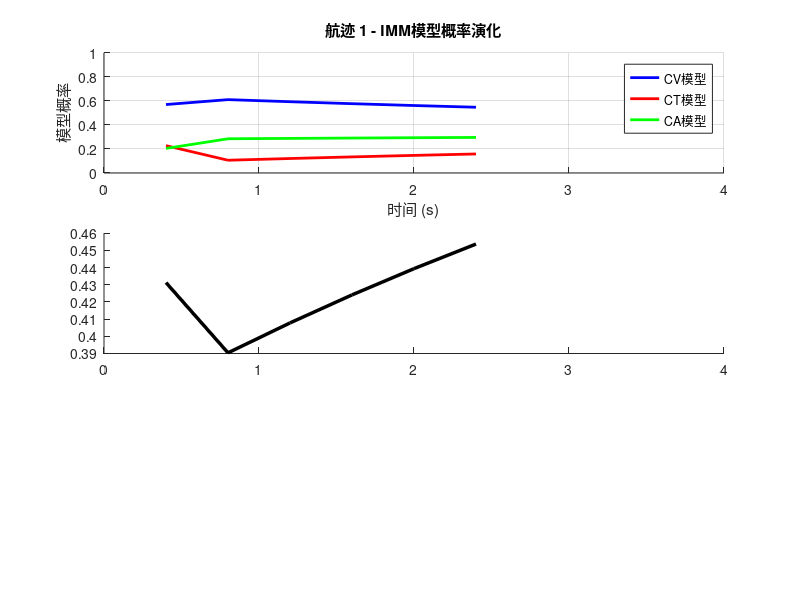

Here is the MATLAB script that generated this plot: (Note: this script raises an error after producing the figure.)
% 自适应过程噪声效果可视化
% 显示IMM模型概率、机动检测和Q增强系数的时间演化

% 加载跟踪结果
load('results/trackingResults.mat');

% 为每个跟踪目标创建可视化
numTracks = length(trackIDs);

for iTrack = 1:numTracks
    trackID = trackIDs(iTrack);
    
    % 提取该航迹的数据
    modelProb = squeeze(modelProbabilities(:, :, iTrack));
    
    % 检查是否有有效数据
    validIdx = ~all(isnan(modelProb), 1);
    if ~any(validIdx)
        fprintf('航迹 %d 无有效数据，跳过\n', trackID);
        continue;
    end
    
    % 重构机动概率和增强系数（基于保存的模型概率重新计算）
    maneuverProb = modelProb(2, :) + modelProb(3, :);  % CT + CA
    
    % 创建图形
    figure('Name', sprintf('航迹 %d - 自适应过程噪声分析', trackID), ...
           'Position', [100, 100, 1200, 800]);
    
    % === 子图1: 三模型概率演化 ===
    subplot(3, 1, 1);
    hold on;
    plot(t, modelProb(1, :), 'b-', 'LineWidth', 2, 'DisplayName', 'CV模型');
    plot(t, modelProb(2, :), 'r-', 'LineWidth', 2, 'DisplayName', 'CT模型');
    plot(t, modelProb(3, :), 'g-', 'LineWidth', 2, 'DisplayName', 'CA模型');
    
    % 标注机动区域（CT+CA > 阈值）
    maneuverThreshold = 0.6;  % 与实际跟踪参数保持一致
    maneuverRegion = maneuverProb > maneuverThreshold;
    
    % 找到机动区间
    maneuverStarts = find(diff([0, maneuverRegion]) == 1);
    maneuverEnds = find(diff([maneuverRegion, 0]) == -1);
    
    ylim([0, 1]);
    yLimits = ylim;
    for k = 1:length(maneuverStarts)
        tStart = t(maneuverStarts(k));
        tEnd = t(maneuverEnds(k));
        fill([tStart, tEnd, tEnd, tStart], ...
             [yLimits(1), yLimits(1), yLimits(2), yLimits(2)], ...
             [1, 0.9, 0.9], 'FaceAlpha', 0.3, 'EdgeColor', 'none', ...
             'DisplayName', '机动检测区域');
    end
    
    xlabel('时间 (s)');
    ylabel('模型概率');
    title(sprintf('航迹 %d - IMM模型概率演化', trackID));
    legend('Location', 'best');
    grid on;
    hold off;
    
    % === 子图2: 机动概率和阈值 ===
    subplot(3, 1, 2);
    hold on;
    plot(t, maneuverProb, 'k-', 'LineWidth', 2.5, 'DisplayName', '机动概率 (CT+CA)');
    yline(maneuverThreshold, 'r--', 'LineWidth', 2, 'DisplayName', '触发阈值');
    yline(maneuverThreshold * 0.7, 'm--', 'LineWidth', 1.5, 'DisplayName', '退出阈值（迟滞）');
    
    % 标注机动区域
    ylim([0, 1]);
    yLimits = ylim;
    for k = 1:length(maneuverStarts)
        tStart = t(maneuverStarts(k));
        tEnd = t(maneuverEnds(k));
        fill([tStart, tEnd, tEnd, tStart], ...
             [yLimits(1), yLimits(1), yLimits(2), yLimits(2)], ...
             [1, 0.9, 0.9], 'FaceAlpha', 0.3, 'EdgeColor', 'none');
    end
    
    xlabel('时间 (s)');
    ylabel('概率');
    title('机动检测逻辑');
    legend('Location', 'best');
    grid on;
    hold off;
    
    % === 子图3: 轨迹对比 ===
    subplot(3, 1, 3);
    hold on;
    
    % 提取真实轨迹（如果可用）
    if exist('targets', 'var') && iTrack <= length(targets.Trajectories)
        trueTraj = targets.Trajectories{iTrack};
        truePos = zeros(length(t), 2);
        for k = 1:length(t)
            [pos, ~, ~] = lookupPose(trueTraj, t(k));
            truePos(k, :) = pos(1:2);
        end
        plot(truePos(:, 1), truePos(:, 2), 'k--', 'LineWidth', 2, 'DisplayName', '真实轨迹');
    end
    
    % 提取估计轨迹
    estPos = squeeze(targetStateEstimates([1, 3], :, iTrack))';
    validEstIdx = ~isnan(estPos(:, 1));
    
    % 用颜色表示时间/机动状态
    scatter(estPos(validEstIdx, 1), estPos(validEstIdx, 2), 50, t(validEstIdx)', 'filled', ...
            'DisplayName', '估计轨迹');
    colorbar;
    colormap(jet);
    caxis([min(t), max(t)]);
    ylabel(colorbar, '时间 (s)');
    
    % 标注机动段
    for k = 1:length(maneuverStarts)
        maneuverIdx = maneuverStarts(k):maneuverEnds(k);
        plot(estPos(maneuverIdx, 1), estPos(maneuverIdx, 2), 'ro', ...
             'MarkerSize', 10, 'LineWidth', 2, 'HandleVisibility', 'off');
    end
    
    xlabel('X 位置 (m)');
    ylabel('Y 位置 (m)');
    title('轨迹对比（红圈标注机动段）');
    legend('Location', 'best');
    grid on;
    axis equal;
    hold off;
    
    % 整体标题
    sgtitle(sprintf('航迹 %d - 自适应过程噪声效果分析', trackID), ...
            'FontSize', 14, 'FontWeight', 'bold');
end

%% 统计分析
fprintf('\n=== 自适应过程噪声统计分析 ===\n');
for iTrack = 1:numTracks
    trackID = trackIDs(iTrack);
    modelProb = squeeze(modelProbabilities(:, :, iTrack));
    
    % 跳过无效数据
    if all(isnan(modelProb(:)))
        continue;
    end
    
    maneuverProb = modelProb(2, :) + modelProb(3, :);
    maneuverFrames = sum(maneuverProb > 0.4);
    totalFrames = sum(~isnan(maneuverProb));
    
    fprintf('航迹 %d:\n', trackID);
    fprintf('  总帧数: %d\n', totalFrames);
    fprintf('  机动帧数: %d (%.1f%%)\n', maneuverFrames, 100*maneuverFrames/totalFrames);
    fprintf('  平均CV概率: %.3f\n', mean(modelProb(1, ~isnan(modelProb(1, :)))));
    fprintf('  平均CT概率: %.3f\n', mean(modelProb(2, ~isnan(modelProb(2, :)))));
    fprintf('  平均CA概率: %.3f\n', mean(modelProb(3, ~isnan(modelProb(3, :)))));
    fprintf('  最大机动概率: %.3f\n', max(maneuverProb));
    fprintf('\n');
end
